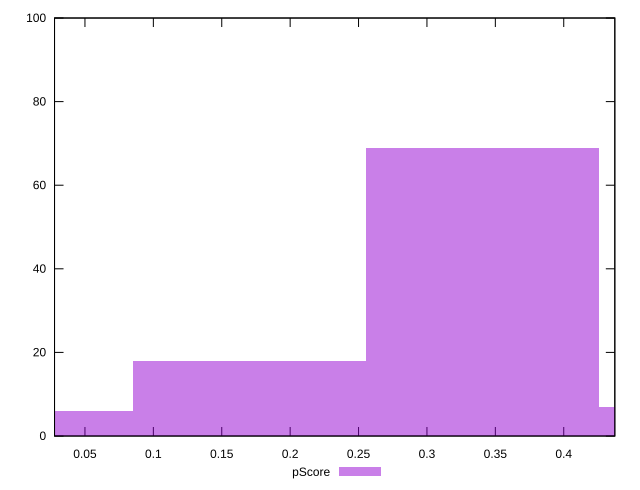

gnuplot code for this plot:
reset

$pScore <<EOF
0 6
0.34034190324159586 69
0.17017095162079793 18
0.5105128548623938 7
EOF

set key outside below
set boxwidth 0.17017095162079793
set xrange [0.027759306982440057:0.43734235988761555]
set yrange [0:100]
set trange [0:100]
set style fill transparent solid 0.5 noborder
set terminal svg size 640, 490 enhanced background rgb 'white'
set output "report_00009_2021-02-08T22-37-41.559Z/estimated-input-latency/samples/pages+cached/pScore/histogram.svg"

plot $pScore title "pScore" with boxes

reset
